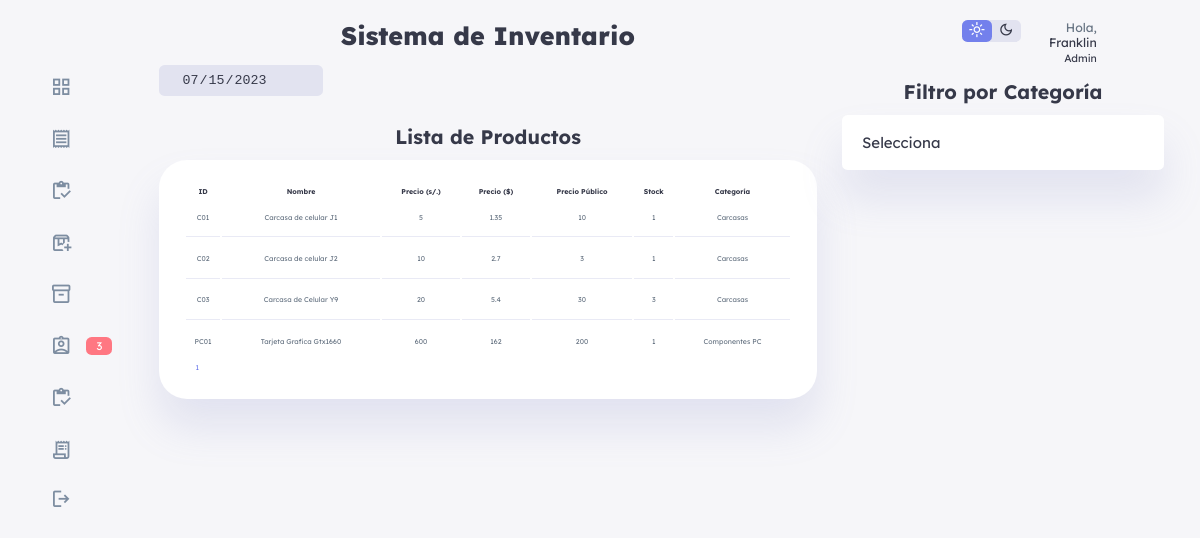
Screenshot of /mostrar-productos-final.php (signed in) with the database file from the repository.
### tables this page shows
CREATE TABLE `producto` (
  `id_prod` varchar(4) NOT NULL,
  `nombre` varchar(50) NOT NULL,
  `precio` double NOT NULL,
  `precio_pub` double NOT NULL,
  `precio_o` double NOT NULL,
  `precio_m` double NOT NULL,
  `stock` int(11) NOT NULL,
  `id_categoria` int(11) NOT NULL,
  `fecha_creado` datetime DEFAULT NULL,
  `fecha_actualizado` datetime DEFAULT NULL
);

CREATE TABLE `categoria` (
  `id_categoria` int(11) NOT NULL,
  `nombre_categoria` varchar(50) NOT NULL,
  `fecha` datetime NOT NULL
);

### database/producto/sql-mostrar-productos.php (the view)
<?php
$query = "SELECT producto.id_prod, producto.nombre,
producto.precio, producto.precio_pub, producto.stock,
categoria.nombre_categoria
FROM producto
inner join categoria
on producto.id_categoria=categoria.id_categoria";
$r = mysqli_query($con,$query);
while($product = mysqli_fetch_assoc($r)){
?>
<tr>
    <td><?php echo $product['id_prod']?></td>
    <td><?php echo $product['nombre']?></td>
    <td><?php echo $product['precio']?></td>
    <td><?php echo $product['precio']*0.27?></td>
    <td><?php echo $product['precio_pub']?></td>
    <td><?php echo $product['stock']?></td>
    <td><?php echo $product['nombre_categoria']?></td>
</tr>
<?php
}
?>

### mostrar-productos-final.php (shortened to what this page needs)
<?php
  include('database/connection.php');
  $user = $_SESSION['user'];
?>
<!DOCTYPE html>
<html lang="en">
    <head>
        <link rel="stylesheet" href="css/dashboard-final.css">
    </head>
    <body>
        <div class="container">
        <?php
        if($user['id_cargo'] == 1){
            include('partials/sidebar-final.php');
        }else if($user['id_cargo'] == 2){
            include('partials/sidebar-final-usuario.php');
        }
        ?>
        <main>
            <h1>Sistema de Inventario</h1>
            <div class="date">
                <input type="date"
                value="<?php $fecha = date_default_timezone_set('America/Lima');
                $fecha = date('Y-m-d');
                echo $fecha?>" disabled>
                </div>
                <div class="recent-sales">
                    <h2>Lista de Productos</h2>
                    <table id="tabla">
                        <thead>
                            <tr>
                            <th class="cursor: pointer;">ID</th>
                            <th style="cursor: pointer;" >Nombre</th>
                            <th style="cursor: pointer;" >Precio (s/.)</th>
                            <th style="cursor: pointer;" >Precio ($)</th>
                            <th style="cursor: pointer;" >Precio Público</th>
                            <th style="cursor: pointer;" >Stock</th>
                            <th class="static">Categoría</th>
                            </tr>
                        </thead>
                        <tbody>
                        <?php
                            include('database/producto/sql-mostrar-productos.php') ?>
                        </tbody>
                    </table>
                </div>
            </main>
            <div class="right">
                <?php
                include('partials/top.php') ?>
                </div>
                <div class="recent-activity">
                    <h2>Filtro por Categoría</h2>
                    <?php
                        include('partials/select.php') ?>
                </div>
    </body>
</html>

### partials/sidebar-final.php (shortened to what this page needs)
<aside>
                <div class="sidebar">
                    <a href="dashboard-final.php">
                        <span class="material-symbols-outlined">grid_view</span>
                    </a>
                    <a href="crear-venta-final.php">
                        <span class="material-symbols-outlined">receipt</span>
                    </a>
                    <a href="mostrar-ventas-final.php">
                        <span class="material-symbols-outlined">inventory</span>
                    </a>
                    <a href="registrar-producto-final.php">
                        <span class="material-symbols-outlined">box_add</span>
                    </a>
                    <a href="mostrar-productos-final.php">
                        <span class="material-symbols-outlined">inventory_2</span>
                    </a>
                    <a href="mostrar-usuario-final.php">
                        <span class="material-symbols-outlined">assignment_ind</span>
                        <span class="message-count">
                            <?php include('database/menu/sql-contar-usuarios.php') ?>
                        </span>
                    </a>
                    <a href="registrar-usuario-final.php">
                        <span class="material-symbols-outlined">inventory</span>
                    </a>
                    <a href="mostrar-historial-final.php">
                        <span class="material-symbols-outlined">receipt_long</span>
                    </a>
                    <a href="database/logout.php">
                        <span class="material-symbols-outlined">logout</span>
                    </a>
                </div>
            </aside>

### database/menu/sql-contar-usuarios.php
<?php
$query = "SELECT COUNT(*) total FROM usuarios";
$r = mysqli_query($con,$query);
$fila = mysqli_fetch_assoc($r);
?>
<?php echo $fila['total']
?>

### partials/top.php (shortened to what this page needs)
<div class="top">
    <div class="theme-toggler">
        <span class="material-symbols-outlined active">light_mode</span>
        <span class="material-symbols-outlined">dark_mode</span>
    </div>
    <div class="profile">
        <div class="info">
            <p>Hola, </p><?php echo $user['nombre'];?></b></p>
            <small class="text-muted">
                <?php
                if($user['id_cargo'] == 1){
                    echo "Admin";
                }else if($user['id_cargo'] == 2){
                    echo "Trabajador";
                }
                ?>
                </small>
            </div>
            <div class="profile-photo">
            </div>
        </div>

### partials/select.php (shortened to what this page needs)
<link rel="stylesheet" href="css/select.css">
<div class="select-menu" id="select-menu" name="select-menu">
  <div class="select-btn" id="select-btn" name="select-btn">
    <span class="sBtn-text" id="sBtn-text" name="sBtn-text">Selecciona</span>
  </div>
    </div>

### css/dashboard-final.css (style rules this page uses)
:root { --color-primary: #7380ec; --color-danger: #ff7782; --color-sucess: #41f1b6; --color-warning: #ffbb55; --color-white: #fff; --color-info-dark: #7d8da1; --color-info-light: #dce1eb; --color-dark: #363949; --color-light: rgba(132,139,200,0.18); --color-primary-variant: #111e88; --color-dark-variant: #677483; --color-background: #f6f6f9; --card-border-radius: 2rem; --border-radius-1: 0.4rem; --border-radius-2: 0.8rem; --border-radius-3: 1.2rem; --card-padding: 1.8rem; --padding-1: 1.2rem; --box-shadow: 0 2rem 3rem var(--color-light); --filter-light: 0; }
* { margin: 0; padding: 0; outline: 0; appearance: none; border: 0; text-decoration: none; list-style: none; box-sizing: border-box; }
html { font-size: 14px; }
body { width: 100vw; height: 100vh; font-family: 'Lexend Deca', sans-serif; font-size: 0.88rem; background: var(--color-background); user-select: none; overflow-x: hidden; color: var(--color-dark); }
.container { display: grid; width: 96%; margin: 0 auto; gap: 1.8rem; grid-template-columns: 14rem auto 23rem; }
a { color: var(--color-dark); }
h1 { font-weight: 800; font-size: 1.8rem; }
h2 { font-size: 1.4rem; }
small { font-size: 0.75rem; }
.profile-photo { width: 2.8rem; height: 2.8rem; border-radius: 50%; overflow: hidden; }
.text-muted { color: var(--color-dark); }
p { color: var(--color-dark-variant); }
aside { height: 100vh; }
aside .sidebar { display: flex; flex-direction: column; height: 86vh; position: relative; top: 3rem; }
aside .sidebar a { display: flex; color: var(--color-info-dark); margin-left: 1rem; gap: 1rem; align-items: center; position: relative; height: 3.7rem; transition: all 300ms ease; }
aside .sidebar a span { font-size: 1.6rem; transition: all 300ms ease; }
aside .sidebar a:last-child { position: absolute; bottom: 2rem; width: 100%; }
aside .sidebar .message-count { background: var(--color-danger); color: var(--color-white); padding: 2px 10px; font-size: 11px; border-radius: var(--border-radius-1); }
main { margin-top: 1.4rem; }
main .date { display: inline-block; background: var(--color-light); border-radius: var(--border-radius-1); margin-top: 1rem; padding: 0.5rem 1.6rem; }
main .date input[type='date'] { background: transparent; color: var(--color-dark); }
main .recent-sales { margin-top: 2rem; }
main .recent-sales h2 { margin-bottom: 0.8rem; }
main .recent-sales table { background: var(--color-white); width: 100%; border-radius: var(--card-border-radius); padding: var(--card-padding); text-align: center; box-shadow: var(--box-shadow); transition: all 300ms ease; }
main table tbody td { height: 2.8rem; border-bottom: 1px solid var(--color-light); color: var(--color-dark-variant); }
main table tbody tr:last-child td { border: none; }
.right { margin-top: 1.4rem; }
.right .top { display: flex; justify-content: end; gap: 2rem; }
.right .theme-toggler { background: var(--color-light); display: flex; justify-content: space-between; align-items: center; height: 1.6rem; width: 4.2rem; cursor: pointer; border-radius: var(--border-radius-1); }
.right .theme-toggler span { font-size: 1.2rem; width: 50%; height: 100%; display: flex; align-items: center; justify-content: center; }
.right .theme-toggler span.active { background: var(--color-primary); color: white; border-radius: var(--border-radius-1); }
.right .top .profile { display: flex; gap: 2rem; text-align: right; }
.right .recent-activity { margin-top: 1rem; }
.right .recent-activity h2 { margin-bottom: 0.8rem; }
@media screen and (max-width: 1200px) { .container { width: 94%; grid-template-columns: 7rem auto 23rem; } }
@media screen and (max-width: 1200px) { aside .sidebar a { width: 5.6rem; } }
@media screen and (max-width: 1200px) { aside .sidebar a:last-child { position: relative; margin-top: 1.8rem; } }
@media screen and (max-width: 1200px) { main .recent-sales { width: 100%; } }
@media screen and (max-width: 1200px) { main .recent-sales table { width: 100%; } }
@media screen and (max-width: 1200px) { h1, h2, h3 { text-align: center; } }
@media screen and (max-width: 1200px) { main .recent-sales table { font-size: 0.50rem; } }

### css/select.css (style rules this page uses)
.select-menu .select-btn { display:flex; height: 55px; background: var(--color-white); padding: 20px; font-size: 15px; font-weight: 400; border-radius: var(--border-radius-1); box-shadow: var(--box-shadow); align-items: center; cursor: pointer; justify-content: space-between; }

### rows the page displays
producto: id_prod "C01", nombre "Carcasa de celular J1", precio "5", $product['precio']*0.27 "1.35", precio_pub "10", stock "1", id_categoria.nombre_categoria "Carcasas"
producto: id_prod "C02", nombre "Carcasa de celular J2", precio "10", $product['precio']*0.27 "2.7", precio_pub "3", stock "1", id_categoria.nombre_categoria "Carcasas"
producto: id_prod "C03", nombre "Carcasa de Celular Y9", precio "20", $product['precio']*0.27 "5.4", precio_pub "30", stock "3", id_categoria.nombre_categoria "Carcasas"
producto: id_prod "PC01", nombre "Tarjeta Grafica Gtx1660", precio "600", $product['precio']*0.27 "162", precio_pub "200", stock "1", id_categoria.nombre_categoria "Componentes PC"

### other values shown
$fila['total'] "3"
$user['nombre'] "Franklin"
